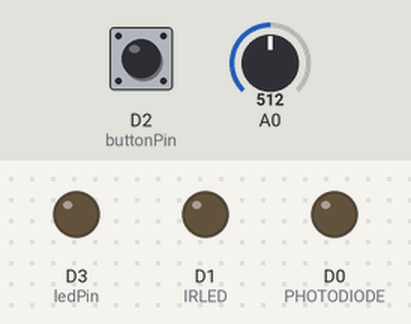
This sketch was run on a simulated ESP8266 (NodeMCU). On the bench: output pins drawn as LEDs (lit = HIGH). Dashed ring = blinking. The inputs (shaded band) are chosen by the test bench; at power-on: D2 (buttonPin) HIGH, A0 = 512. What the sketch prints to the serial monitor is not drawn.

Above: at 1.2 s.
1.3 s: D2 (buttonPin) pulled LOW for 0.15 s
At 2.2 s:
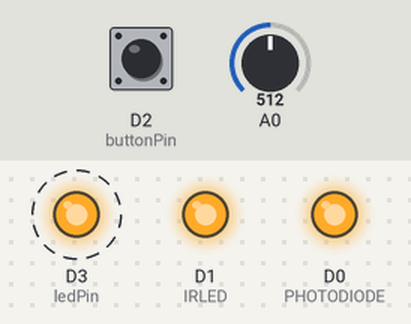
4.3 s: D2 (buttonPin) pulled LOW for 1 s
At 4.49 s:
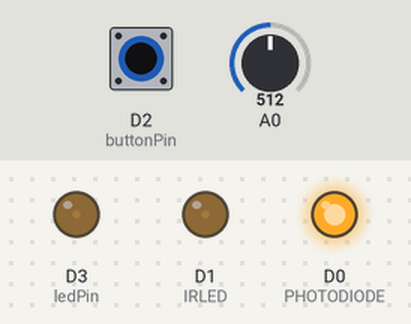
7.3 s: A0 set to 1023
10.3 s: D2 (buttonPin) pulled LOW for 0.15 s
11.9 s: D2 (buttonPin) pulsed LOW 2 times (0.12 s each, 0.3 s apart)
At 13.1 s:
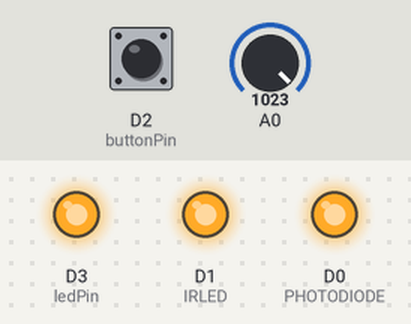
14.9 s: D2 (buttonPin) pulled LOW for 3.2 s
At 15.83 s:
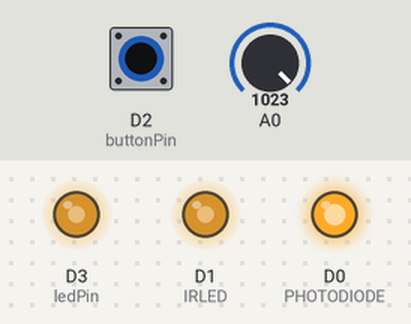
Timing chart, 0 to 63.4 s (numbered marks = the images above; inputs shaded):
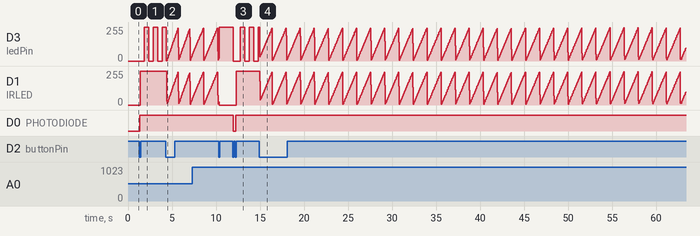

Measured:
- after the input at 1.3 s, D3 (ledPin): alternates 255/255 for 0.50 s and 0/255 for 0.50 s, starting after 0.55 s; D1 (IRLED): 0/255 → 255/255 after 0.09 s; D0 (PHOTODIODE): LOW → HIGH after 0.05 s
- after the input at 11.9 s, D3 (ledPin): 255/255 → 0/255 after 0.06 s, then repeats every 1.0 s: 255/255 0.51 s, 0/255 0.51 s; D1 (IRLED): 0/255 → 255/255 after 0.39 s; D0 (PHOTODIODE): HIGH → LOW after 0.06 s, → HIGH 0.30 s later

The sketch:

00_THREE_MODE_TEST_NODEMCU.ino
```cpp
//Start-stop Test with LED

int i = 0;

const int buttonPin = D2;     // the number of the pushbutton pin
const int ledPin =  D3;    //use 5 for PWM as well
const int IRLED = D1;
const int PHOTODIODE = D0;

const int STOP = 0;
const int RUN = 1;
const int TEST = 2;
const int MANUALTEST = 3;

const int LIGHTUP = 0;
const int LIGHTDOWN = 1;

int testDirection = LIGHTUP;

int runMode = 0;
int runningState = 0;

int ledState = HIGH;         // the current state of the output pin
int buttonState = 0;         // variable for reading the pushbutton status// the current reading from the input pin
int lastButtonState = LOW;   // the previous reading from the input pin

// the following variables are unsigned longs because the time, measured in
// milliseconds, will quickly become a bigger number than can be stored in an int.
unsigned long lastDebounceTime = 0;  // the last time the output pin was toggled
unsigned long debounceDelay = 50;    // the debounce time; increase if the output flickers

unsigned long oldRunBlinkTime = 0;
unsigned long runBlinkInterval = 500;   //to blink every half second

void setup() {
  pinMode(buttonPin,INPUT_PULLUP);
  pinMode(ledPin, OUTPUT);
  pinMode(IRLED, OUTPUT);
  pinMode(PHOTODIODE,OUTPUT);

  Serial.begin(9600);
  //Serial.println("Start-Stop Test");
  Serial.println("Photodiode");

    // set initial LED state
  digitalWrite(ledPin, ledState);

}

void loop() {
  checkModeButton();

}

void checkModeButton(){
  // read the state of the switch into a local variable:
  int reading = digitalRead(buttonPin);

  // check to see if you just pressed the button
  // (i.e. the input went from LOW to HIGH), and you've waited long enough
  // since the last press to ignore any noise:

  // If the switch changed, due to noise or pressing:
  if (reading != lastButtonState) {
    // reset the debouncing timer
    lastDebounceTime = millis();
  }

  if ((millis() - lastDebounceTime) > debounceDelay) {
    // whatever the reading is at, it's been there for longer than the debounce
    // delay, so take it as the actual current state:

    // if the button state has changed:
    if (reading != buttonState) {
      buttonState = reading;

      // only toggle the LED if the new button state is HIGH
      if (buttonState == LOW) {
        //ledState = !ledState;
        //cycle between the 3 running modes:
        //but fIrst, reset everything
        runningState = LOW;

        //increment running mode
        runMode ++;
        if (runMode > MANUALTEST){
          runMode = STOP;
          runningState = LOW;
        }
        if (runMode == 1){
          runningState = HIGH;
          oldRunBlinkTime = millis();
        }
        else {
          runningState = LOW;
        }

        //Serial.print ("RUN MODE = ");
        //Serial.println(runMode);
        //blinkIndicator(runMode,runningState);
      }
    }
  }

  // set the LED:
  //digitalWrite(ledPin, ledState);
  blinkIndicator(runMode,runningState);

  // save the reading. Next time through the loop, it'll be the lastButtonState:
  lastButtonState = reading;
}

void blinkIndicator(int mode, int runState){
  //ledStatus: is it in stop mode, run mode or test mode

  if (mode == STOP){
    ledState = LOW;
    digitalWrite(IRLED,LOW);
    digitalWrite(PHOTODIODE,LOW);

  }
  else if (mode == RUN){
     digitalWrite(IRLED,LOW);
     if (runState == HIGH){
        runProgram();

        //flash the RED led for as long as we're in run mode

        if (millis() - oldRunBlinkTime > runBlinkInterval){
          ledState = !ledState;
          //reset Blink Time
          oldRunBlinkTime = millis();
        }


    }

  }
  else if (mode == TEST){
    testProgram();
    ledState = LOW;
    digitalWrite(IRLED,LOW);

  }

  else if (mode == MANUALTEST){
    manualTest();
  }

  digitalWrite(ledPin, ledState);

}

void runProgram(){
  digitalWrite(PHOTODIODE,HIGH);
  digitalWrite(IRLED,HIGH);
  Serial.println(analogRead(A0));
}

void testProgram(){

    //we are avoiding the blocking nature of for loops, without having to break...
    digitalWrite(PHOTODIODE,HIGH);
    analogWrite(IRLED,i);
    analogWrite(ledPin,i);
    delay(3);
    //Serial.println(i);
    Serial.println(analogRead(A0));
    i++;
    if (i > 255){
      i = 0;
    }
}

void manualTest(){
  //Serial.println("MANUAL");
  ledState = HIGH;
  digitalWrite(PHOTODIODE,HIGH);
  Serial.println(analogRead(A0));
}
```
